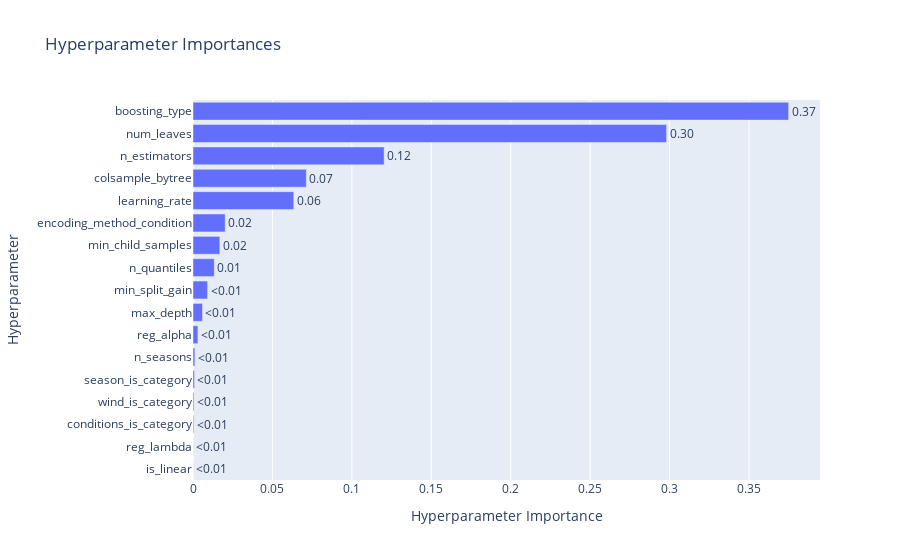

The notebook cell saved with this chart:
### Code cell
vis.plot_param_importances(study=temp_study)

### Figure 1 — Plotly figure (JSON) as saved in the notebook; plotly's stock layout.template omitted (floating-point values rounded to 4 significant figures)
{"data": [{"cliponaxis": false, "hovertemplate": ["is_linear (CategoricalDistribution): 0.0<extra></extra>", "reg_lambda (FloatDistribution): 7.175020574710656e-05<extra></extra>", "conditions_is_category (CategoricalDistribution): 0.00045952170652565754<extra></extra>", "wind_is_category (CategoricalDistribution): 0.0005661293509174541<extra></extra>", "season_is_category (CategoricalDistribution): 0.0009300956422767312<extra></extra>", "n_seasons (IntDistribution): 0.0011746914745987566<extra></extra>", "reg_alpha (FloatDistribution): 0.0030780008887229416<extra></extra>", "max_depth (IntDistribution): 0.005959391254833181<extra></extra>", "min_split_gain (FloatDistribution): 0.009174136201710955<extra></extra>", "n_quantiles (IntDistribution): 0.013393338539933151<extra></extra>", "min_child_samples (IntDistribution): 0.01688519535594377<extra></extra>", "encoding_method_condition (CategoricalDistribution): 0.020261706957575558<extra></extra>", "learning_rate (FloatDistribution): 0.06342994190169364<extra></extra>", "colsample_bytree (FloatDistribution): 0.07132773247010966<extra></extra>", "n_estimators (IntDistribution): 0.12030935443612889<extra></extra>", "num_leaves (IntDistribution): 0.29807419284724157<extra></extra>", "boosting_type (CategoricalDistribution): 0.374904820766041<extra></extra>"], "name": "Objective Value", "orientation": "h", "text": ["<0.01", "<0.01", "<0.01", "<0.01", "<0.01", "<0.01", "<0.01", "<0.01", "<0.01", "0.01", "0.02", "0.02", "0.06", "0.07", "0.12", "0.30", "0.37"], "textposition": "outside", "type": "bar", "x": [0, 7.175e-05, 0.0004595, 0.0005661, 0.0009301, 0.001175, 0.003078, 0.005959, 0.009174, 0.01339, 0.01689, 0.02026, 0.06343, 0.07133, 0.1203, 0.2981, 0.3749], "y": ["is_linear", "reg_lambda", "conditions_is_category", "wind_is_category", "season_is_category", "n_seasons", "reg_alpha", "max_depth", "min_split_gain", "n_quantiles", "min_child_samples", "encoding_method_condition", "learning_rate", "colsample_bytree", "n_estimators", "num_leaves", "boosting_type"]}], "layout": {"title": {"text": "Hyperparameter Importances"}, "xaxis": {"title": {"text": "Hyperparameter Importance"}}, "yaxis": {"title": {"text": "Hyperparameter"}}}}
